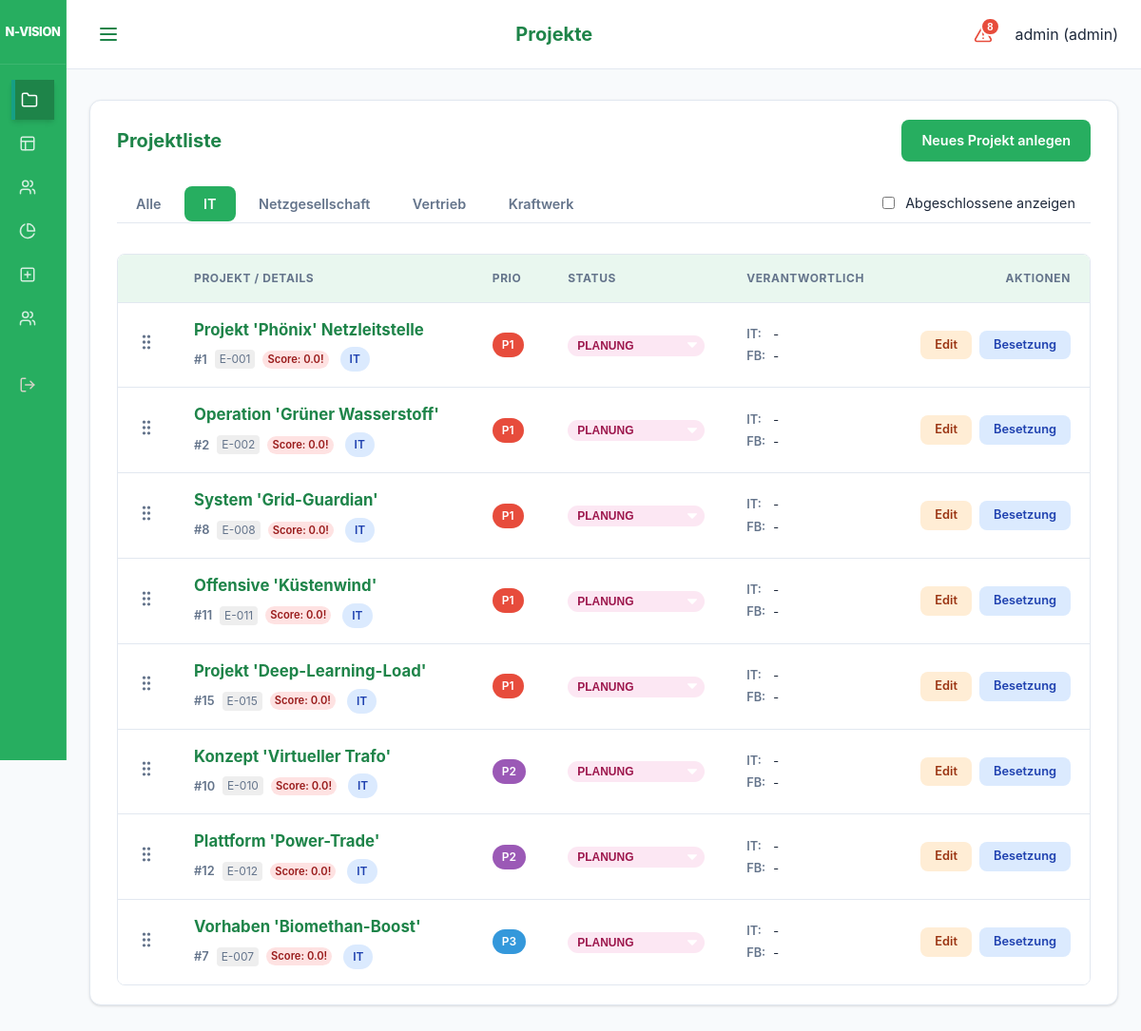
The page /ui/projects?division=IT (signed in) on the database its author committed.
### models.py (models this page shows)
class User(Base):
    __tablename__ = "users"
    id = Column(Integer, primary_key=True, index=True)
    username = Column(String, unique=True, index=True)
    hashed_password = Column(String)
    role = Column(Enum(UserRole), default=UserRole.EMPLOYEE)
    employee_id = Column(Integer, ForeignKey("employees.id"), nullable=True)
    is_active = Column(Boolean, default=True)
    employee = relationship("Employee", back_populates="user")

class Project(Base):
    __tablename__ = "projects"
    id = Column(Integer, primary_key=True, index=True)
    name = Column(String, index=True)
    description = Column(String, nullable=True)
    business_value = Column(String, nullable=True)
    internal_number = Column(String, nullable=True)
    division = Column(String, nullable=True) # "IT", "Netzgesellschaft", "Vertrieb", "Kraftwerk"
    start_date = Column(Date)
    end_date = Column(Date)
    priority = Column(Integer, default=1) # 1 highest
    status = Column(Enum(ProjectStatus), default=ProjectStatus.PLANNING)
    manager_id = Column(Integer, ForeignKey("employees.id"), nullable=True)
    responsible_it = Column(String, nullable=True)
    responsible_fb = Column(String, nullable=True)
    pab_approval = Column(Integer, default=0) # 0 = No, 1 = Yes (Legacy)
    pab_status = Column(Enum(PABStatus), default=PABStatus.EVALUATION)
    pab_rank = Column(Integer, default=999)
    cats_number = Column(String, nullable=True)
    pt_intern_pab = Column(Float, default=0.0)
    pt_intern_planned = Column(Float, default=0.0)
    pt_extern_planned = Column(Float, default=0.0)
    economic_score = Column(Float, default=0.0) # 0.0 to 10.0
    business_case = Column(String, nullable=True)
    staffings = relationship("Staffing", back_populates="project")
    bookings = relationship("Booking", back_populates="project")
    milestones = relationship("Milestone", back_populates="project", cascade="all, delete-orphan")
    pab_comments = relationship("ProjectComment", back_populates="project", cascade="all, delete-orphan")

### main.py (the view)
@app.get("/ui/projects", response_class=HTMLResponse)
def ui_projects(request: Request, division: Optional[str] = None, show_completed: bool = Query(False), db: Session = Depends(get_db)):
    if not request.state.user:
        return RedirectResponse(url="/login")
    if request.state.user.role == models.UserRole.ADMIN:
        query = db.query(models.Project)
    else:
        query = db.query(models.Project).join(models.Staffing).filter(models.Staffing.employee_id == request.state.user.employee_id)
    if division:
        query = query.filter(models.Project.division == division)
    if not show_completed:
        query = query.filter(models.Project.status != models.ProjectStatus.COMPLETED)
    projects = query.all()
    for p in projects:
        p.progress = calculate_project_progress(p, db)
    return templates.TemplateResponse(
        request=request, name="projects.html", context={
            "projects": projects,
            "active_page": "projects",
            "user": request.state.user,
            "selected_division": division,
            "show_completed": show_completed
        }
    )

### templates/projects.html (shortened to what this page needs)
{% extends "base.html" %}
{% set title = "Projekte" %}
{% block content %}
<div class="card">
    <div class="project-table-header">
        <h2>Projektliste</h2>
        {% if request.state.user and request.state.user.role.value == 'admin' %}
        <a href="/ui/projects/add" class="btn btn-primary">Neues Projekt anlegen</a>
        {% endif %}
    </div>
    <div class="tabs">
        <div style="display: flex; justify-content: space-between; align-items: center; width: 100%;">
            <div>
                <a href="/ui/projects?{% if show_completed %}show_completed=true{% endif %}" class="tab-item {% if not selected_division %}active{% endif %}">Alle</a>
                <a href="/ui/projects?division=IT{% if show_completed %}&show_completed=true{% endif %}" class="tab-item {% if selected_division == 'IT' %}active{% endif %}">IT</a>
                <a href="/ui/projects?division=Netzgesellschaft{% if show_completed %}&show_completed=true{% endif %}" class="tab-item {% if selected_division == 'Netzgesellschaft' %}active{% endif %}">Netzgesellschaft</a>
                <a href="/ui/projects?division=Vertrieb{% if show_completed %}&show_completed=true{% endif %}" class="tab-item {% if selected_division == 'Vertrieb' %}active{% endif %}">Vertrieb</a>
                <a href="/ui/projects?division=Kraftwerk{% if show_completed %}&show_completed=true{% endif %}" class="tab-item {% if selected_division == 'Kraftwerk' %}active{% endif %}">Kraftwerk</a>
            </div>
            <div style="padding-right: 1rem;">
                <label style="display: flex; align-items: center; gap: 0.5rem; font-size: 0.9rem; cursor: pointer;">
                    <input type="checkbox" id="showCompletedCheck" {% if show_completed %}checked{% endif %} onchange="toggleCompleted(this)">
                    Abgeschlossene anzeigen
                </label>
            </div>
        </div>
    </div>
    <div class="modern-table-wrapper">
        <table class="modern-table">
            <thead>
                <tr>
                    {% if request.state.user and request.state.user.role.value == 'admin' %}
                    <th style="width: 40px;"></th>
                    {% endif %}
                    <th data-label="Projekt">Projekt / Details</th>
                    <th data-label="Prio" style="width: 60px;">Prio</th>
                    <th data-label="Status" style="width: 120px;">Status</th>
                    <th data-label="Verantwortlich" class="hide-on-tablet">Verantwortlich</th>
                    <th style="text-align: right;" data-label="Aktionen">Aktionen</th>
                </tr>
            </thead>
            <tbody id="project-table-body">
                {% for p in projects|sort(attribute='priority') %}
                <tr data-id="{{ p.id }}" class="{% if request.state.user and request.state.user.role.value == 'admin' %}draggable-row{% endif %}">
                    {% if request.state.user and request.state.user.role.value == 'admin' %}
                    <td class="drag-handle" style="cursor: grab; color: var(--text-muted); text-align: center;" data-label="Sort">
                    </td>
                    {% endif %}
                    <td data-label="Projekt">
                        <div style="display: flex; flex-direction: column;">
                            <a href="/ui/projects/{{ p.id }}" class="project-name-link">{{ p.name }}</a>
                            <div style="margin-top: 0.35rem; display: flex; align-items: center; gap: 0.5rem;">
                                <span style="font-weight: 600; font-size: 0.8rem; color: var(--text-muted);">#{{ p.id }}</span>
                                {% if p.internal_number %}
                                <small style="color: var(--text-muted); background: #eee; padding: 1px 5px; border-radius: 4px;">{{ p.internal_number }}</small>
                                {% endif %}
                                {% if p.economic_score is not none %}
                                    {% if p.economic_score < 3 %}
                                        <span class="badge" style="background-color: #fee2e2; color: #991b1b; font-size: 0.7rem; padding: 1px 5px;" title="Kritische Wirtschaftlichkeit">Score: {{ p.economic_score }}!</span>
                                    {% elif p.economic_score < 6 %}
                                        <span class="badge" style="background-color: #fef3c7; color: #92400e; font-size: 0.7rem; padding: 1px 5px;">Score: {{ p.economic_score }}</span>
                                    {% else %}
                                        <span class="badge" style="background-color: #d1fae5; color: #065f46; font-size: 0.7rem; padding: 1px 5px;">Score: {{ p.economic_score }}</span>
                                    {% endif %}
                                {% endif %}
                                {% if p.division == 'IT' %}
                                    <span class="badge badge-it">{{ p.division }}</span>
                                {% elif p.division == 'Netzgesellschaft' %}
                                    <span class="badge badge-netz">{{ p.division }}</span>
                                {% elif p.division == 'Vertrieb' %}
                                    <span class="badge badge-vertrieb">{{ p.division }}</span>
                                {% elif p.division == 'Kraftwerk' %}
                                    <span class="badge badge-kraftwerk">{{ p.division }}</span>
                                {% else %}
                                    <span class="badge badge-default">{{ p.division if p.division else '-' }}</span>
                                {% endif %}
                            </div>
                        </div>
                    </td>
                    <td data-label="Prio">
                        {% if p.priority == 1 %}
                                <span class="badge" style="background-color: var(--danger); color: white;">P1</span>
                                {% elif p.priority == 2 %}
                                <span class="badge" style="background-color: var(--warning); color: white;">P2</span>
                                {% elif p.priority == 3 %}
                                <span class="badge" style="background-color: var(--info); color: white;">P3</span>
                                {% elif p.priority == 4 %}
                                <span class="badge" style="background-color: var(--success); color: white;">P4</span>
                        {% else %}
                            <span class="badge badge-default">P{{ p.priority }}</span>
                        {% endif %}
                    </td>
                    <td data-label="Status">
                        <div style="display: flex; flex-direction: column; gap: 0.4rem;">
                            {% if request.state.user and request.state.user.role.value == 'admin' %}
                            <form action="/ui/projects/{{ p.id }}/status" method="post" id="status-form-{{ p.id }}">
                                <select name="status" class="badge status-{{ p.status.value.replace('_', '-') }}"
                                        style="align-self: flex-start; border: none; cursor: pointer; appearance: none; -webkit-appearance: none; padding-right: 1.5rem; background-repeat: no-repeat; background-position: right 0.5rem top 50%; background-size: 0.65rem auto;"
                                        onchange="this.form.submit()">
                                    <option value="planning" {% if p.status.value == "planning" %}selected{% endif %}>PLANUNG</option>
                                </select>
                            </form>
                            {% endif %}
                        </div>
                    </td>
                    <td data-label="Verantwortlich" class="hide-on-tablet">
                        <div class="responsible-info">
                            <span class="responsible-label">IT:</span> <span>{{ p.responsible_it if p.responsible_it else '-' }}</span>
                            <span class="responsible-label">FB:</span> <span>{{ p.responsible_fb if p.responsible_fb else '-' }}</span>
                        </div>
                    </td>
                    <td style="text-align: right;" data-label="Aktionen">
                        <div class="action-buttons" style="justify-content: flex-end;">
                            {% if request.state.user and request.state.user.role.value == 'admin' %}
                            <a href="/ui/projects/{{ p.id }}/edit" class="btn btn-small btn-edit" title="Bearbeiten">Edit</a>
                            <a href="/ui/staffing/add?project_id={{ p.id }}" class="btn btn-small btn-staffing" title="Projektmitglieder benennen">Besetzung</a>
                            {% endif %}
                        </div>
                    </td>
                </tr>
                {% endfor %}
            </tbody>
        </table>
    </div>
</div>
{% endblock %}

### templates/base.html (shortened to what this page needs)
<!DOCTYPE html>
<html lang="de">
<head>
    <link rel="stylesheet" href="{{ static_url('/static/styles.css') }}">
</head>
<body>
<div class="app-layout">
    <aside class="sidebar">
        <div class="sidebar-header">
            <div class="brand-title">N-VISION</div>
        </div>
        <nav class="sidebar-nav">
            <div class="nav-group">
                <a href="/ui/projects" class="{% if active_page == 'projects' %}active{% endif %}" title="Projekte">
                    <svg xmlns="http://www.w3.org/2000/svg" width="18" height="18" viewBox="0 0 24 24" fill="none" stroke="currentColor" stroke-width="2" stroke-linecap="round" stroke-linejoin="round" class="nav-icon"><path d="M22 19a2 2 0 0 1-2 2H4a2 2 0 0 1-2-2V5a2 2 0 0 1 2-2h5l2 3h9a2 2 0 0 1 2 2z"/></svg>
                </a>
                <a href="/" class="{% if active_page == 'heatmap' %}active{% endif %}" title="Heatmap">
                    <svg xmlns="http://www.w3.org/2000/svg" width="18" height="18" viewBox="0 0 24 24" fill="none" stroke="currentColor" stroke-width="2" stroke-linecap="round" stroke-linejoin="round" class="nav-icon"><rect width="18" height="18" x="3" y="3" rx="2"/><path d="M3 9h18"/><path d="M9 21V9"/></svg>
                </a>
                <a href="/ui/pab" class="{% if active_page == 'pab' %}active{% endif %}" title="Public Advisory Board">
                </a>
                <a href="/ui/reports" class="{% if active_page == 'reports' %}active{% endif %}" title="Reports">
                    <svg xmlns="http://www.w3.org/2000/svg" width="18" height="18" viewBox="0 0 24 24" fill="none" stroke="currentColor" stroke-width="2" stroke-linecap="round" stroke-linejoin="round" class="nav-icon"><path d="M21.21 15.89A10 10 0 1 1 8 2.83"></path><path d="M22 12A10 10 0 0 0 12 2v10z"></path></svg>
                </a>
                {% if request.state.user and request.state.user.role.value == 'admin' %}
                <a href="/ui/projects/add" class="{% if active_page == 'project_add' %}active{% endif %}" title="Projekt anlegen">
                    <svg xmlns="http://www.w3.org/2000/svg" width="18" height="18" viewBox="0 0 24 24" fill="none" stroke="currentColor" stroke-width="2" stroke-linecap="round" stroke-linejoin="round" class="nav-icon"><rect width="18" height="18" x="3" y="3" rx="2"/><path d="M12 8v8"/><path d="M8 12h8"/></svg>
                </a>
                <a href="/ui/employees" class="{% if active_page == 'employees' %}active{% endif %}" title="Mitarbeiter">
                </a>
                {% endif %}
            </div>
            <div class="nav-group" style="margin-top: auto;">
                <a href="/logout" class="nav-logout" title="Abmelden">
                </a>
            </div>
        </nav>
    </aside>
    <div class="main-wrapper">
        <header class="top-bar">
            <button class="menu-toggle" id="menuToggle" aria-label="Menü öffnen">
                <svg xmlns="http://www.w3.org/2000/svg" width="24" height="24" viewBox="0 0 24 24" fill="none" stroke="currentColor" stroke-width="2" stroke-linecap="round" stroke-linejoin="round"><line x1="4" x2="20" y1="12" y2="12"/><line x1="4" x2="20" y1="6" y2="6"/><line x1="4" x2="20" y1="18" y2="18"/></svg>
            </button>
            <h1 class="page-title">{{ title if title else "N-VISION" }}</h1>
            <div class="user-info" style="display: flex; align-items: center; gap: 1rem;">
                {% if request.state.user %}
                {% set criticals = get_critical_projects(request) %}
                <button class="critical-trigger" id="criticalTrigger" title="Kritische Projekte">
                    {% if criticals|length > 0 %}
                    <span class="critical-badge">{{ criticals|length }}</span>
                    {% endif %}
                </button>
                {% endif %}
                <span>{{ request.state.user.username if request.state.user else "Gast" }} ({{ request.state.user.role.value if request.state.user else "" }})</span>
            </div>
        </header>
        <main class="content-area">
            {% block content %}{% endblock %}
        </main>
    </div>
</div>
</body>
</html>

### rows shown on the page
User: state.user "admin", state.user.role "admin"
Project: name "Projekt 'Phönix' Netzleitstelle", id "1", internal_number "E-001", economic_score "0.0", division "IT", priority "P1", status "PLANUNG", responsible_it "-", responsible_fb "-"
Project: name "Operation 'Grüner Wasserstoff'", id "2", internal_number "E-002", economic_score "0.0", division "IT", priority "P1", status "PLANUNG", responsible_it "-", responsible_fb "-"
Project: name "System 'Grid-Guardian'", id "8", internal_number "E-008", economic_score "0.0", division "IT", priority "P1", status "PLANUNG", responsible_it "-", responsible_fb "-"
Project: name "Offensive 'Küstenwind'", id "11", internal_number "E-011", economic_score "0.0", division "IT", priority "P1", status "PLANUNG", responsible_it "-", responsible_fb "-"
Project: name "Projekt 'Deep-Learning-Load'", id "15", internal_number "E-015", economic_score "0.0", division "IT", priority "P1", status "PLANUNG", responsible_it "-", responsible_fb "-"
Project: name "Konzept 'Virtueller Trafo'", id "10", internal_number "E-010", economic_score "0.0", division "IT", priority "P2", status "PLANUNG", responsible_it "-", responsible_fb "-"
Project: name "Plattform 'Power-Trade'", id "12", internal_number "E-012", economic_score "0.0", division "IT", priority "P2", status "PLANUNG", responsible_it "-", responsible_fb "-"
Project: name "Vorhaben 'Biomethan-Boost'", id "7", internal_number "E-007", economic_score "0.0", division "IT", priority "P3", status "PLANUNG", responsible_it "-", responsible_fb "-"

### other values the page prints
{{ title if title else "N-VISION" }} "Projekte"
{{ criticals|length }} "8"
